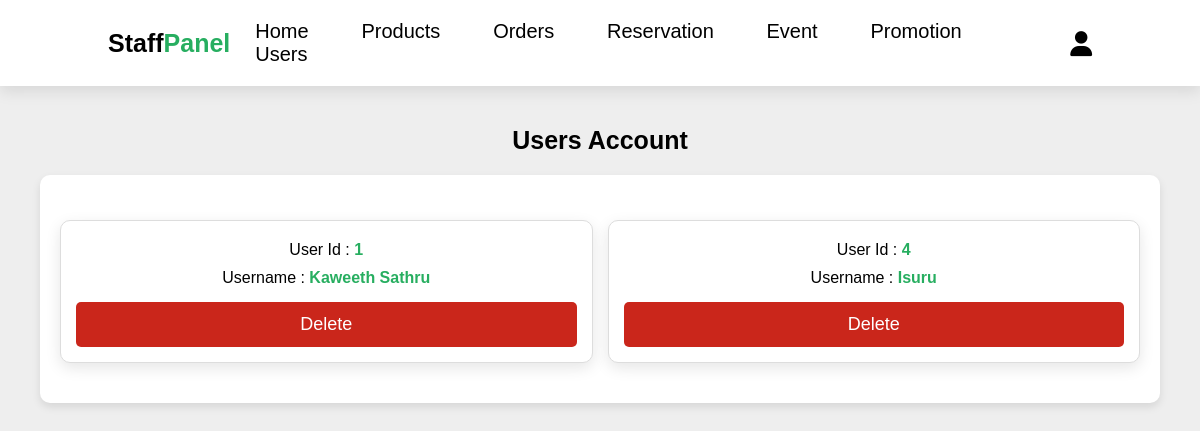
/staff/users_accounts.php (signed in), run on the app's committed database.
### tables this page shows
CREATE TABLE `users` (
  `id` int(100) NOT NULL,
  `name` varchar(20) NOT NULL,
  `email` varchar(50) NOT NULL,
  `number` varchar(10) NOT NULL,
  `password` varchar(50) NOT NULL,
  `address` varchar(500) NOT NULL
);

### staff/users_accounts.php (the view, shortened to what this page needs)
<?php
include '../components/connect.php';
?>
<!DOCTYPE html>
<html lang="en">
<head>
   <link rel="stylesheet" href="https://cdnjs.cloudflare.com/ajax/libs/font-awesome/6.1.1/css/all.min.css">
   <link rel="stylesheet" href="../css/admin_style.css">
</head>
<body>
<?php include '../components/staff_header.php' ?>
<section class="accounts">
   <h1 class="heading">users account</h1>
   <div class="box-container">
   <?php
      $select_account = $conn->prepare("SELECT * FROM `users`");
      $select_account->execute();
      if($select_account->rowCount() > 0){
         while($fetch_accounts = $select_account->fetch(PDO::FETCH_ASSOC)){
   ?>
   <div class="box">
      <p> User Id : <span><?= $fetch_accounts['id']; ?></span> </p>
      <p> Username : <span><?= $fetch_accounts['name']; ?></span> </p>
      <a href="users_accounts.php?delete=<?= $fetch_accounts['id']; ?>" class="delete-btn" onclick="return confirm('delete this account?');">delete</a>
   </div>
   <?php
      }
   }else{
      echo '<p class="empty">no accounts available</p>';
   }
   ?>
   </div>
</section>
</body>
</html>

### css/admin_style.css (style rules this page uses)
:root { --main-color:#4834d4; --green:#27ae60; --black:#000000; --red:#ca261b; --light-color:#eee; --white:#ffffff; --blue:#192a56; --orange:#f37d0f; --box-shadow:0 .5rem 1.5rem rgba(0,0,0,.1); --border:.2rem solid var(--black); }
* { font-family: 'Nunito', sans-serif; margin:0; padding:0; box-sizing: border-box; text-decoration: none; outline: none; border:none; transition: all .2s linear; }
html { font-size: 62.5%; overflow-x: hidden; scroll-padding-top: 5.5rem; scroll-behavior: smooth; }
body { background-color: var(--light-color); }
section { padding:2rem 9%; }
.btn, .delete-btn, .option-btn { display: block; margin-top: 1rem; border-radius: .5rem; cursor: pointer; width: 100%; font-size: 1.8rem; color:var(--white); padding:1.2rem 3rem; text-transform: capitalize; text-align: center; background: var(--green); }
.delete-btn { background-color: var(--red); color:var(--white); }
.heading { text-align: center; margin-bottom: 2rem; text-transform: capitalize; color:var(--black); font-size: 3rem; }
.box { width: 100%; padding: 10px; margin-top: 5px; }
.heading { text-align: center; margin: 20px 0; font-size: 24px; color: #333; }
.accounts { padding: 2rem; }
.accounts .heading { text-align: center; font-size: 2.5rem; margin-bottom: 2rem; color: var(--black); }
.accounts .box-container { display: grid; grid-template-columns: repeat(auto-fit, minmax(300px, 1fr)); gap: 1.5rem; justify-content: center; align-items: flex-start; padding: 40px 20px; background: #fff; box-shadow: 0 4px 8px rgba(0, 0, 0, 0.1); border-radius: 10px; margin: 20px; }
.accounts .box { background-color: var(--white); box-shadow: var(--box-shadow); padding: 1.5rem; text-align: center; transition: all 0.3s ease; border: 1px solid #ddd; border-radius: 10px; overflow: hidden; position: relative; }
.accounts .box p { padding: .5rem 0; font-size: 1.6rem; color: var(--black); }
.accounts .box p span { color: var(--green); font-weight: bold; }

### data on the page
users: id "1", name "Kaweeth Sathru"
users: id "4", name "Isuru"
